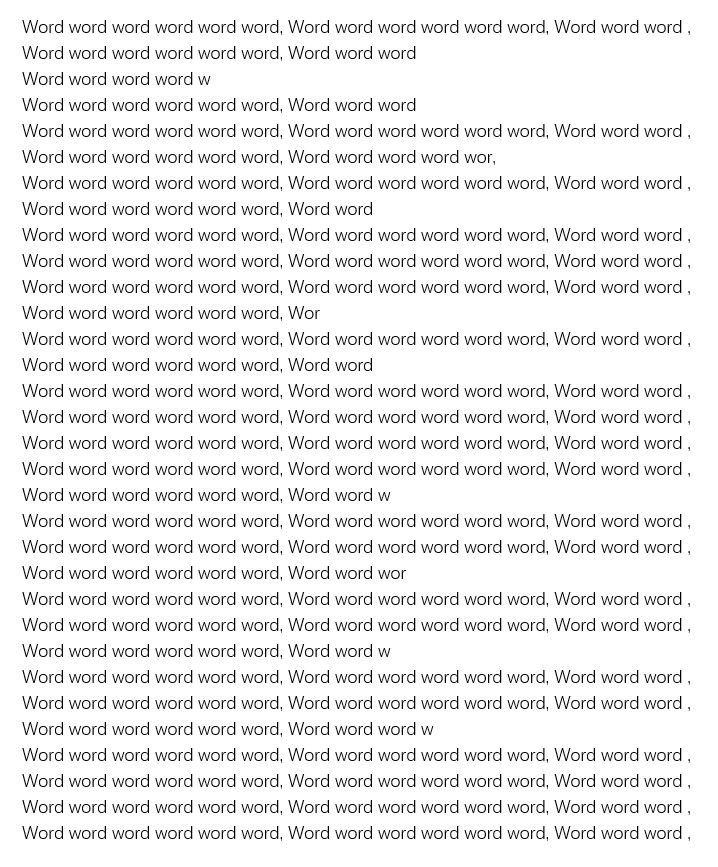
#> input picture Layout Similarity Match/picture/Aligned1.JPG, 718 x 867 px
$ python -i cv2_test1.py   (imports and definitions only)
#> lines starting #> are read from the running program, lines starting #| are printed output that depends on the picture; after the words box and inside, x2 and y2 are one past the last pixel; in counts of white or black regions, pixels touching at a corner belong together
import cv2
import numpy as np
import matplotlib.pyplot as plt
import matplotlib.image as mpimg
from scipy import stats


# [12 lines of commented-out code are left out]
# [42 lines left out: functions dfs, separate_groups, not called in this run]
def line_mark(img_path):
#> called with img_path = 'picture/Aligned1.JPG'
    img = cv2.imread(img_path,0)
#> img is the input picture: shape (867, 718); min 0, max 255, mean 235.4
    # plt.imshow(img)
    # plt.show()
    ret, img_bin = cv2.threshold(img, 0, 255, cv2.THRESH_BINARY + cv2.THRESH_OTSU)
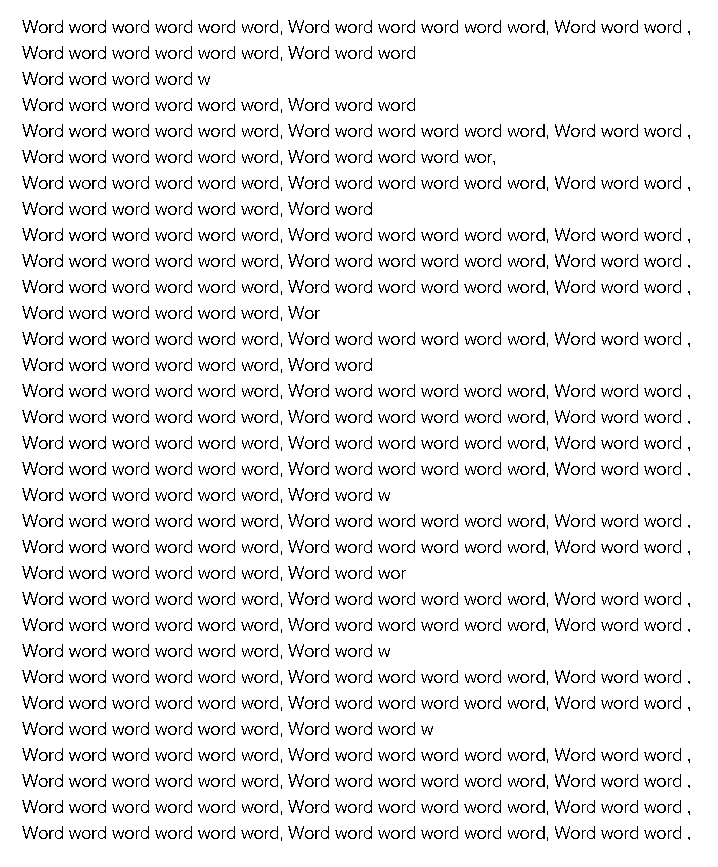
#> img_bin: shape (867, 718); 91.7% white; black in thin lines or dots, all inside (x1, y1, x2, y2) = (22, 20, 690, 841)
#> ret = 156
    img = img_bin
    # plt.imshow(img)
    # plt.show()

    # Save the result
    # cv2.imwrite('picture\\binary_image.jpg', img_bin)

    # Apply adaptive threshold to get binary image
    # Set pixel to 255 (white) if pixel intensity > threshold and to 0 (black) otherwise
    # In cv2.adaptiveThreshold, the threshold value is a mean of the neighbourhood area minus C.
    # C is a constant that is subtracted from the mean or weighted mean.
    _, binary_img = cv2.threshold(img, 100, 255, cv2.THRESH_BINARY_INV)
    # [7 lines of commented-out code are left out]
    binary_img = binary_img/255

    # print(binary_img[100])


    # Define a structuring element
    # Note: the size of the structuring element may need to be tuned for your specific use case!
    se = cv2.getStructuringElement(cv2.MORPH_RECT, (50,1))

    # Perform dilation
    dilated = cv2.dilate(binary_img, se)
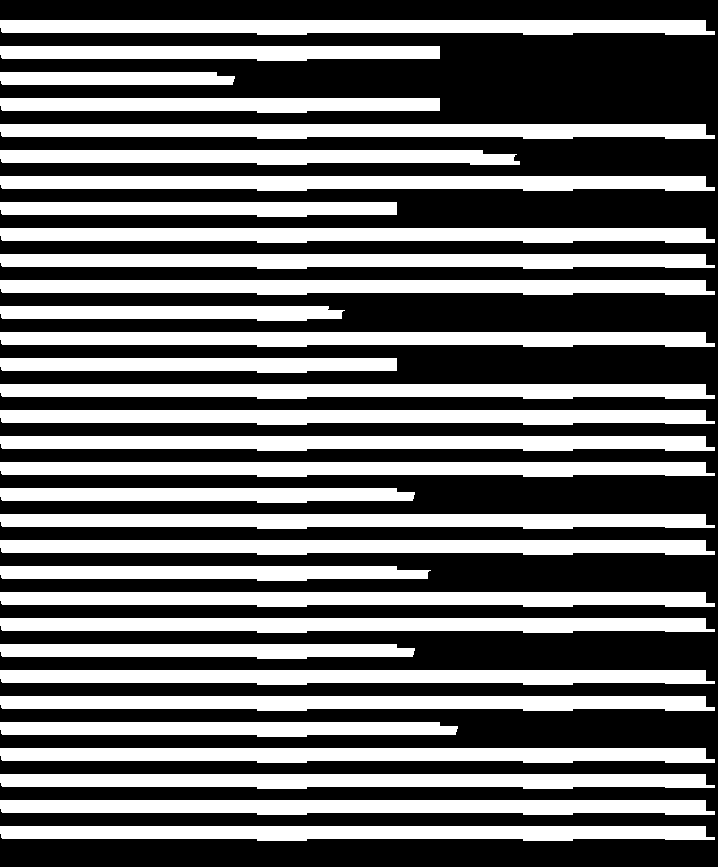
#> dilated: shape (867, 718) float64; values 0 (black) and 1 (white), 41.4% white; 32 white regions, largest, box (x1, y1, x2, y2) and area: (0, 176, 715, 191) 9491, (0, 280, 715, 295) 9491, (0, 384, 715, 399) 9491


    # # Find contours
    # contours, _ = cv2.findContours(dilated, cv2.RETR_EXTERNAL, cv2.CHAIN_APPROX_SIMPLE)
    scaled = cv2.convertScaleAbs(dilated)
#> scaled: shape (867, 718); values 0 (black) and 1 (white), 41.4% white; 32 white regions
    contours, _ = cv2.findContours(scaled, cv2.RETR_EXTERNAL, cv2.CHAIN_APPROX_SIMPLE)
#> contours = 32 contours; largest, box (x1, y1, x2, y2) and area: (0, 800, 715, 815) 8762, (0, 696, 715, 711) 8762, (0, 592, 715, 607) 8762, (0, 384, 715, 399) 8762, (0, 280, 715, 295) 8762
    # print(len(contours))
#> (the run stopped early here; a loop or call above may not have finished)

$ run again, on Layout Similarity Match/picture/Aligned2.JPG
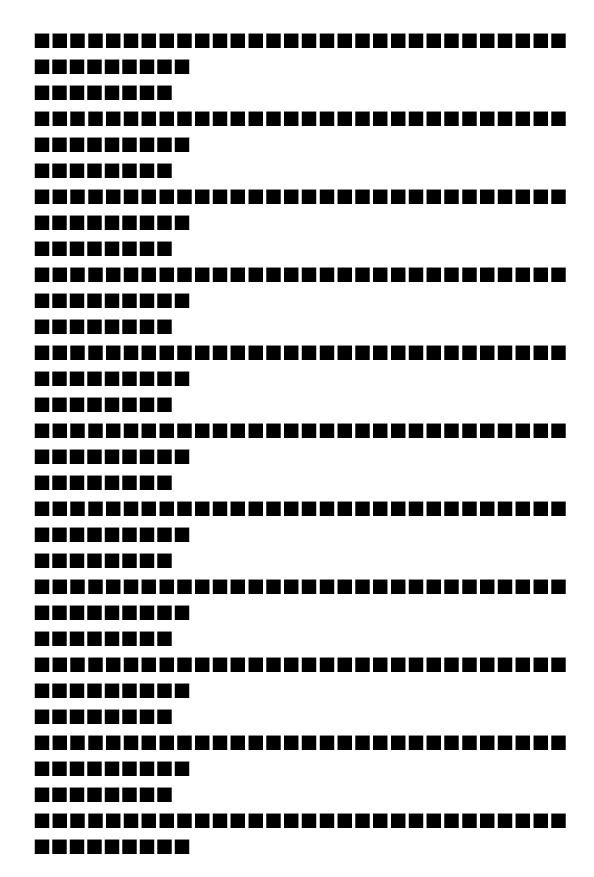
#> input picture Layout Similarity Match/picture/Aligned2.JPG, 594 x 877 px
#> in line_mark, img is the input picture: shape (877, 594); min 0, max 255, mean 202.8
#> in line_mark, `ret, img_bin = cv2.threshold(img, 0, 255, cv2.THRESH_BINARY + cv2.THRE..`:
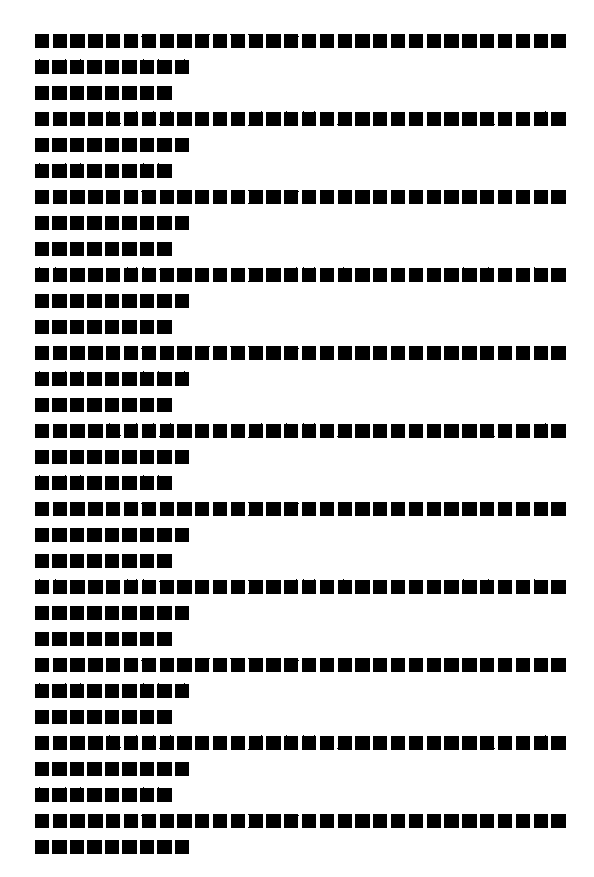
#> img_bin: shape (877, 594); 80.4% white; 509 black regions, largest, box (x1, y1, x2, y2) and area: (52, 59, 67, 74) 211, (157, 59, 172, 74) 211, (52, 163, 67, 178) 211
#> ret = 127
#> in line_mark, `dilated = cv2.dilate(binary_img, se)`:
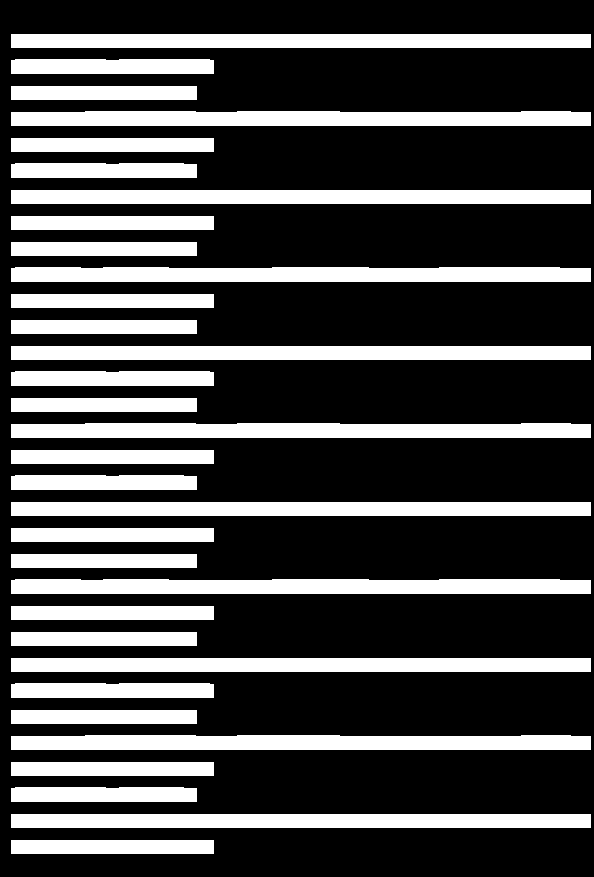
#> dilated: shape (877, 594) float64; values 0 (black) and 1 (white), 28.6% white; 32 white regions, largest, box (x1, y1, x2, y2) and area: (11, 267, 591, 282) 8470, (11, 579, 591, 594) 8470, (11, 111, 591, 126) 8384
#> scaled: shape (877, 594); values 0 (black) and 1 (white), 28.6% white; 32 white regions
#> contours = 32 contours; largest, box (x1, y1, x2, y2) and area: (11, 579, 591, 594) 7877, (11, 267, 591, 282) 7877, (11, 735, 591, 750) 7791, (11, 423, 591, 438) 7791, (11, 111, 591, 126) 7791

$ run again, on Layout Similarity Match/picture/Test1.JPG
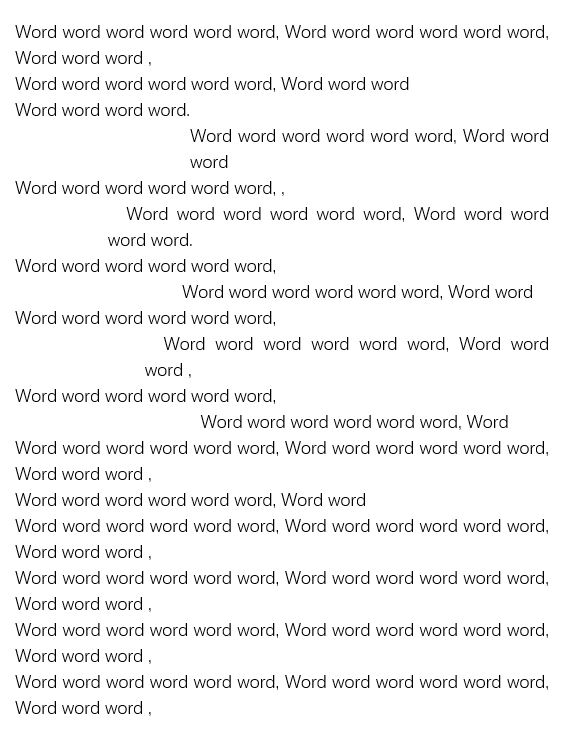
#> input picture Layout Similarity Match/picture/Test1.JPG, 577 x 748 px
#> in line_mark, img is the input picture: shape (748, 577); min 0, max 255, mean 242.5
#> in line_mark, `ret, img_bin = cv2.threshold(img, 0, 255, cv2.THRESH_BINARY + cv2.THRE..`:
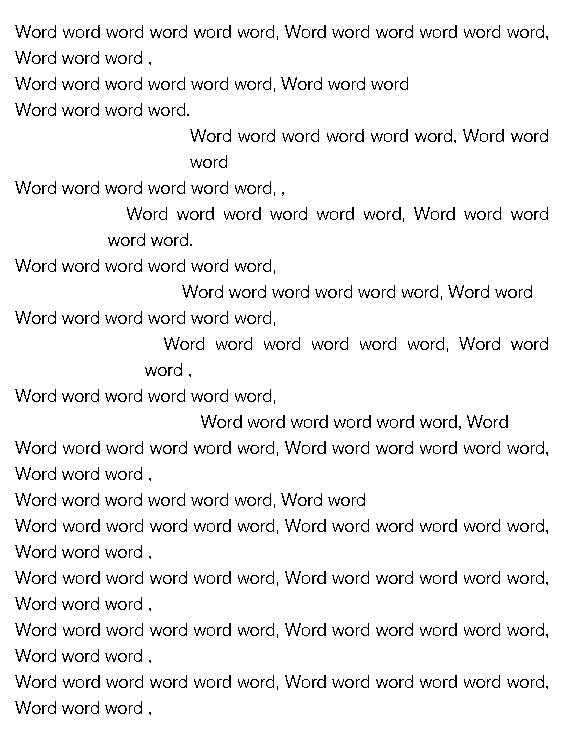
#> img_bin: shape (748, 577); 94.6% white; black in thin lines or dots, all inside (x1, y1, x2, y2) = (15, 25, 548, 715)
#> ret = 159
#> in line_mark, `dilated = cv2.dilate(binary_img, se)`:
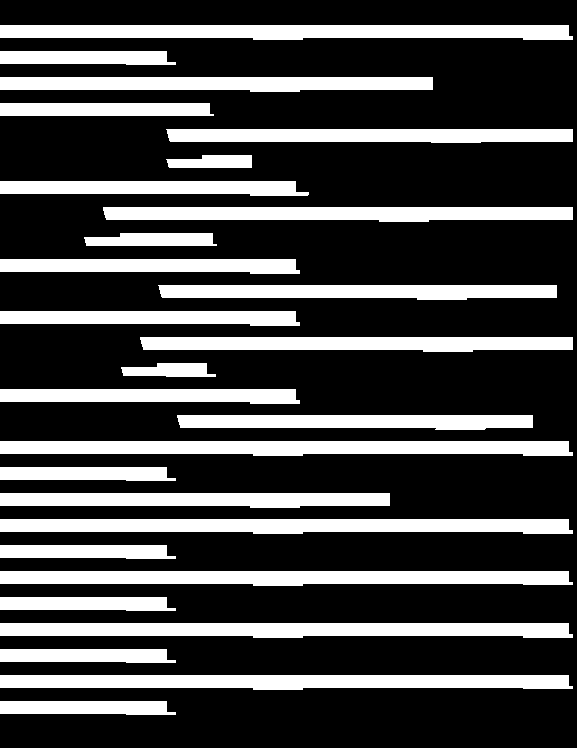
#> dilated: shape (748, 577) float64; values 0 (black) and 1 (white), 27.6% white; 27 white regions, largest, box (x1, y1, x2, y2) and area: (0, 25, 573, 40) 7605, (0, 441, 573, 456) 7605, (0, 519, 573, 534) 7605
#> scaled: shape (748, 577); values 0 (black) and 1 (white), 27.6% white; 27 white regions
#> contours = 27 contours; largest, box (x1, y1, x2, y2) and area: (0, 623, 573, 638) 7018, (0, 519, 573, 534) 7018, (0, 441, 573, 456) 7018, (0, 25, 573, 40) 7018, (0, 675, 573, 690) 6969

$ run again, on Layout Similarity Match/picture/Test2.JPG
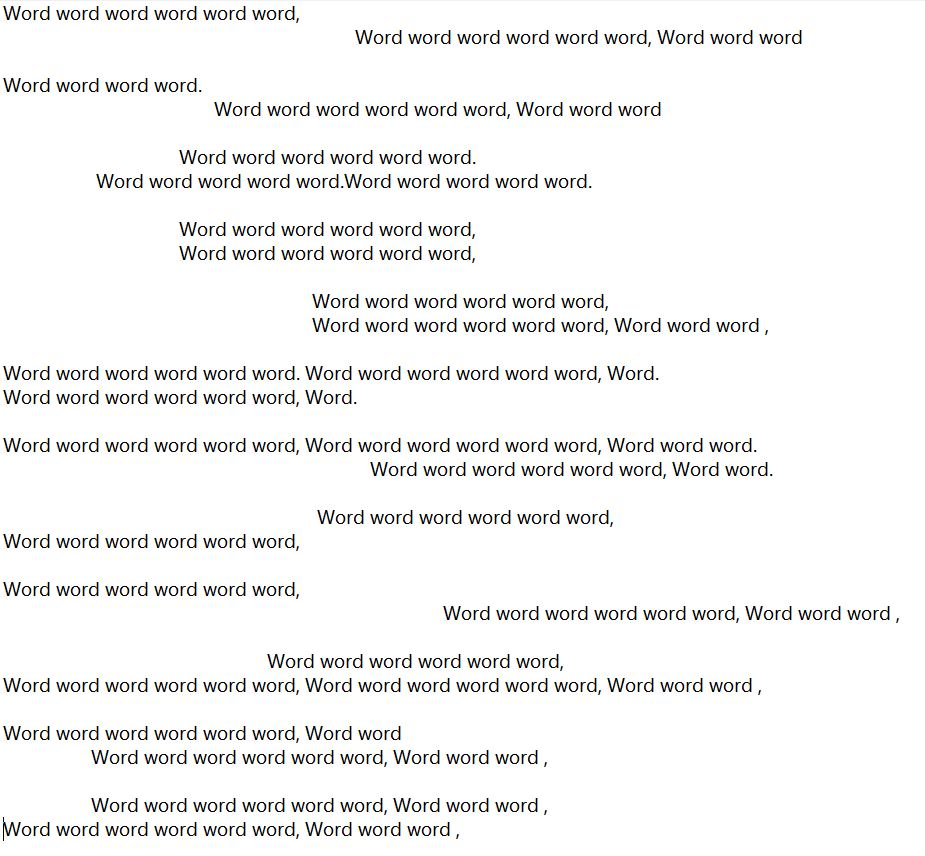
#> input picture Layout Similarity Match/picture/Test2.JPG, 925 x 856 px
#> in line_mark, `ret, img_bin = cv2.threshold(img, 0, 255, cv2.THRESH_BINARY + cv2.THRE..`:
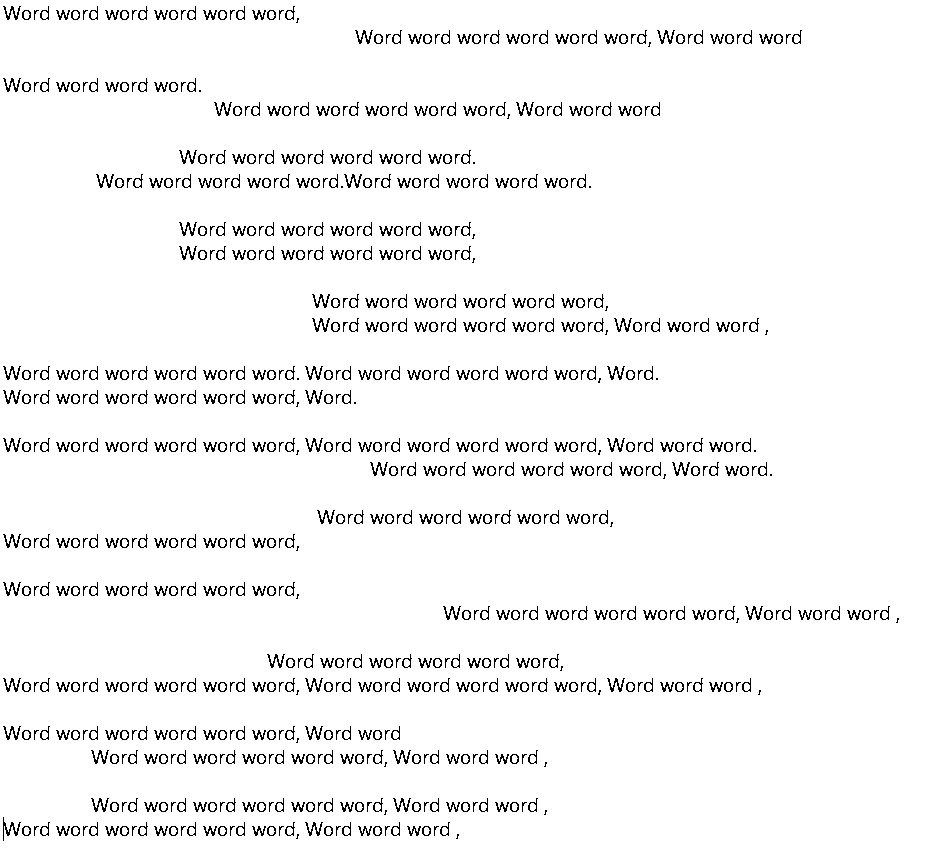
#> img_bin: shape (856, 925); 95.7% white; black in thin lines or dots
#> ret = 149
#> in line_mark, `dilated = cv2.dilate(binary_img, se)`:
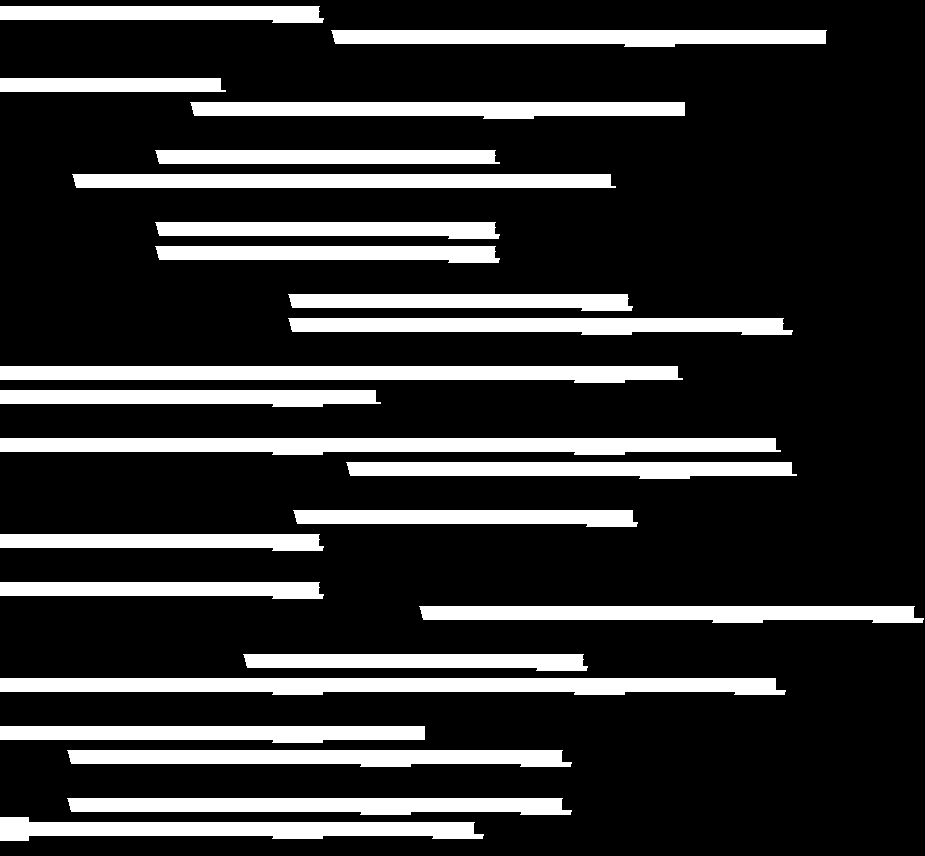
#> dilated: shape (856, 925) float64; values 0 (black) and 1 (white), 19.5% white; 24 white regions, largest, box (x1, y1, x2, y2) and area: (0, 678, 786, 695) 11338, (0, 438, 781, 455) 11177, (0, 366, 683, 383) 9654
#> scaled: shape (856, 925); values 0 (black) and 1 (white), 19.5% white; 24 white regions
#> contours = 24 contours; largest, box (x1, y1, x2, y2) and area: (0, 678, 786, 695) 10532, (0, 438, 781, 455) 10378, (0, 366, 683, 383) 8956, (72, 174, 616, 188) 6970, (0, 817, 484, 841) 6738
